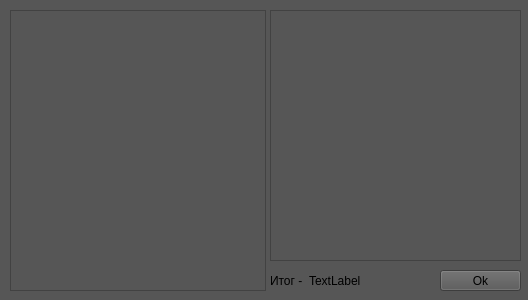
<?xml version="1.0" encoding="UTF-8"?>
<ui version="4.0">
 <class>AddTableForm</class>
 <widget class="QWidget" name="AddTableForm">
  <property name="geometry">
   <rect>
    <x>0</x>
    <y>0</y>
    <width>528</width>
    <height>300</height>
   </rect>
  </property>
  <property name="windowTitle">
   <string>Form</string>
  </property>
  <property name="styleSheet">
   <string notr="true">background-color: rgb(86, 86, 86);</string>
  </property>
  <widget class="QTableWidget" name="AddedMenuTableWidget">
   <property name="geometry">
    <rect>
     <x>10</x>
     <y>10</y>
     <width>256</width>
     <height>281</height>
    </rect>
   </property>
  </widget>
  <widget class="QPushButton" name="OkPushButton">
   <property name="geometry">
    <rect>
     <x>440</x>
     <y>270</y>
     <width>81</width>
     <height>21</height>
    </rect>
   </property>
   <property name="text">
    <string>Ok</string>
   </property>
  </widget>
  <widget class="QTableWidget" name="MenuTableWidget">
   <property name="geometry">
    <rect>
     <x>270</x>
     <y>10</y>
     <width>251</width>
     <height>251</height>
    </rect>
   </property>
  </widget>
  <widget class="QWidget" name="">
   <property name="geometry">
    <rect>
     <x>270</x>
     <y>271</y>
     <width>91</width>
     <height>20</height>
    </rect>
   </property>
   <layout class="QHBoxLayout" name="horizontalLayout">
    <item>
     <widget class="QLabel" name="label">
      <property name="text">
       <string>Итог -</string>
      </property>
     </widget>
    </item>
    <item>
     <widget class="QLabel" name="ProceedsLabel">
      <property name="text">
       <string>TextLabel</string>
      </property>
     </widget>
    </item>
   </layout>
  </widget>
 </widget>
 <resources/>
 <connections/>
</ui>
